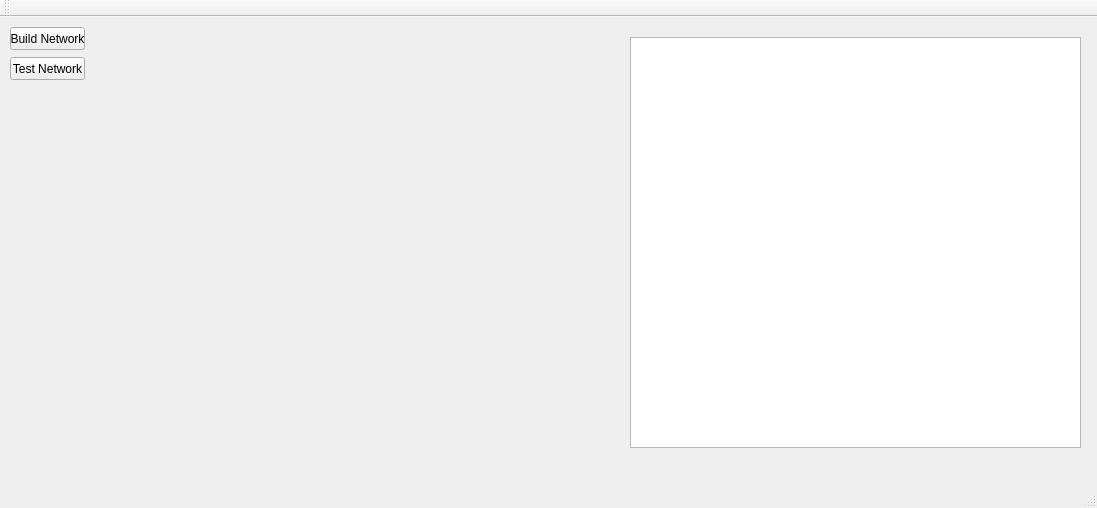
<?xml version="1.0" encoding="UTF-8"?>
<ui version="4.0">
 <class>CMainWindow</class>
 <widget class="QMainWindow" name="CMainWindow">
  <property name="geometry">
   <rect>
    <x>0</x>
    <y>0</y>
    <width>1097</width>
    <height>508</height>
   </rect>
  </property>
  <property name="windowTitle">
   <string>CMainWindow</string>
  </property>
  <widget class="QWidget" name="centralWidget">
   <widget class="QPushButton" name="buildNetwork">
    <property name="geometry">
     <rect>
      <x>10</x>
      <y>10</y>
      <width>75</width>
      <height>23</height>
     </rect>
    </property>
    <property name="text">
     <string>Build Network</string>
    </property>
   </widget>
   <widget class="QPushButton" name="testNetwork">
    <property name="geometry">
     <rect>
      <x>10</x>
      <y>40</y>
      <width>75</width>
      <height>23</height>
     </rect>
    </property>
    <property name="text">
     <string>Test Network</string>
    </property>
   </widget>
   <widget class="QTextBrowser" name="outputText">
    <property name="geometry">
     <rect>
      <x>630</x>
      <y>20</y>
      <width>451</width>
      <height>411</height>
     </rect>
    </property>
   </widget>
   <widget class="QWidget" name="horizontalLayoutWidget">
    <property name="geometry">
     <rect>
      <x>102</x>
      <y>20</y>
      <width>521</width>
      <height>411</height>
     </rect>
    </property>
    <layout class="QHBoxLayout" name="plotterLayout"/>
   </widget>
  </widget>
  <widget class="QMenuBar" name="menuBar">
   <property name="geometry">
    <rect>
     <x>0</x>
     <y>0</y>
     <width>1097</width>
     <height>21</height>
    </rect>
   </property>
  </widget>
  <widget class="QToolBar" name="mainToolBar">
   <attribute name="toolBarArea">
    <enum>TopToolBarArea</enum>
   </attribute>
   <attribute name="toolBarBreak">
    <bool>false</bool>
   </attribute>
  </widget>
  <widget class="QStatusBar" name="statusBar"/>
 </widget>
 <layoutdefault spacing="6" margin="11"/>
 <resources/>
 <connections/>
</ui>
